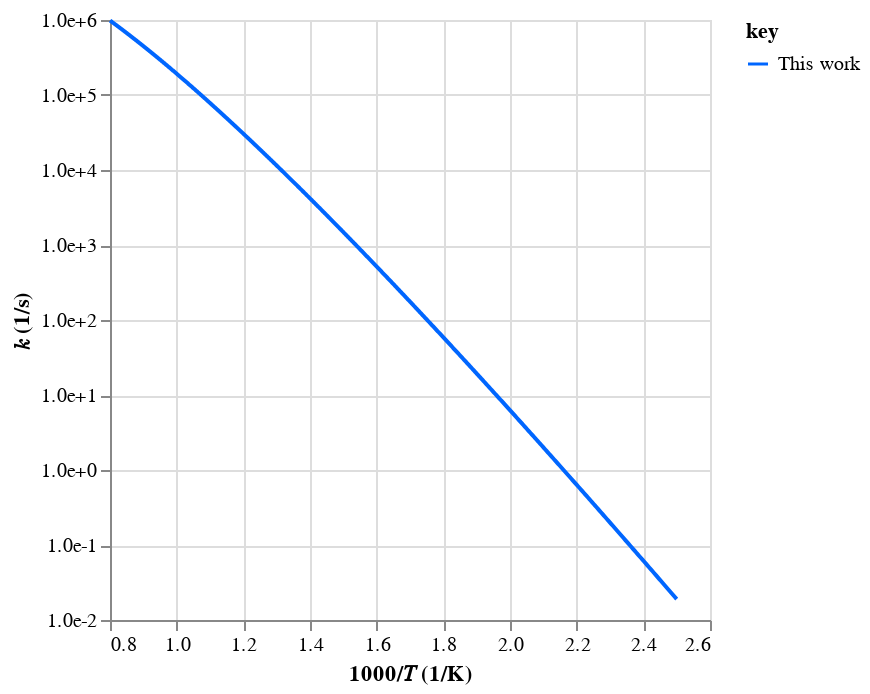
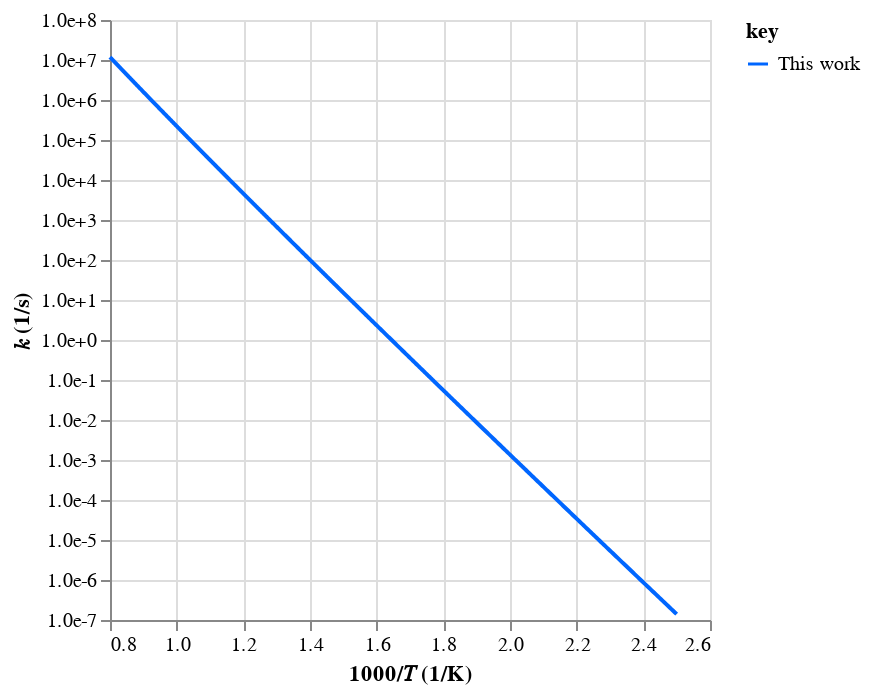

The cell these charts' notebook holds for them, in order:
### Code cell
# Display specific reactions by equation
automech.display_reactions(
    mech,
    eqs=[
        "HOCO(17) = CO(12) + OH(4)",
        "C5H7O(1) = C5H7O(2)",
    ],
)

### Figure 1 — Vega-Lite specification as saved in the notebook (floating-point values rounded to 4 significant figures; data arrays with more than 128 entries replaced by an {"elided": "..."} marker saying what was removed)
{"config": {"view": {"continuousWidth": 300, "continuousHeight": 300}}, "data": {"name": "data-70ea1a758924bdc7669b71ee0d892b8e"}, "mark": {"type": "line"}, "encoding": {"color": {"field": "key", "scale": {"domain": ["This work"], "range": ["#0066ff"]}, "type": "nominal"}, "x": {"field": "x", "scale": {"zero": false}, "title": "1000/𝑇 (1/K)", "type": "quantitative"}, "y": {"axis": {"format": ".1e", "values": [0.01, 0.1, 1, 10, 100, 1000, 10000, 100000, 1000000, 10000000]}, "field": "value", "scale": {"type": "log"}, "title": "𝑘 (1/s)", "type": "quantitative"}}, "transform": [{"fold": ["This work"]}], "$schema": "https://vega.github.io/schema/vega-lite/v5.20.1.json", "datasets": {"data-70ea1a758924bdc7669b71ee0d892b8e": {"elided": "1000 records"}}}

### Figure 2 — Vega-Lite specification as saved in the notebook (floating-point values rounded to 4 significant figures; data arrays with more than 128 entries replaced by an {"elided": "..."} marker saying what was removed)
{"config": {"view": {"continuousWidth": 300, "continuousHeight": 300}}, "data": {"name": "data-957c636655b762a3e2c4f01e1975aaf5"}, "mark": {"type": "line"}, "encoding": {"color": {"field": "key", "scale": {"domain": ["This work"], "range": ["#0066ff"]}, "type": "nominal"}, "x": {"field": "x", "scale": {"zero": false}, "title": "1000/𝑇 (1/K)", "type": "quantitative"}, "y": {"axis": {"format": ".1e", "values": [1e-07, 1e-06, 1e-05, 0.0001, 0.001, 0.01, 0.1, 1, 10, 100, 1000, 10000, 100000, 1000000, 10000000, 100000000]}, "field": "value", "scale": {"type": "log"}, "title": "𝑘 (1/s)", "type": "quantitative"}}, "transform": [{"fold": ["This work"]}], "$schema": "https://vega.github.io/schema/vega-lite/v5.20.1.json", "datasets": {"data-957c636655b762a3e2c4f01e1975aaf5": {"elided": "1000 records"}}}
